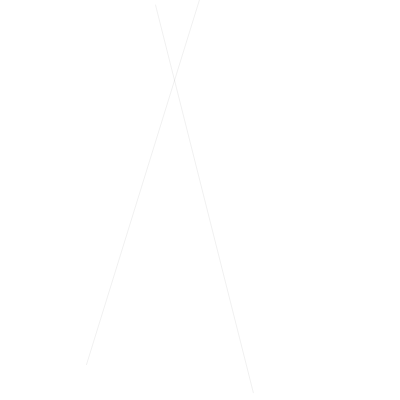
Frame 1 (no input)
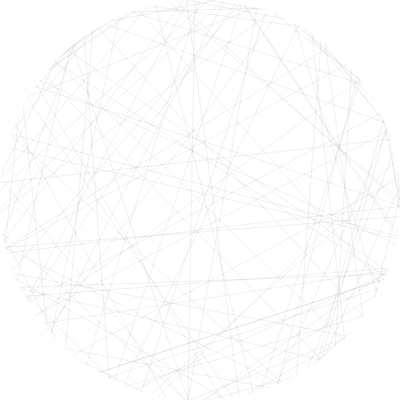
Frame 60 (no input)
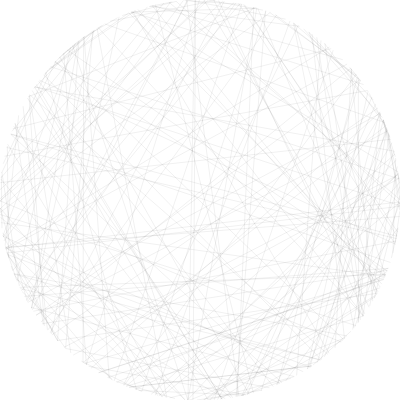
Frame 120 (the mouse pressed at the canvas centre since frame 60)

The p5.js sketch that drew these frames (run headless with seeded random() and noise() and a simulated clock; from frame 60 on, the mouse is pressed at the canvas centre):

// p5.js sketch
// ── sketch.js
function setup() {
    createCanvas(400, 400);
    background(255, 255, 255);
  
    // translucent stroke using alpha value
    stroke(0, 0, 0, 15);
  }
  
  function draw() {
    // draw two random chords each frame
    randomChord();
    randomChord();
  }
  
  function randomChord() {
    // find a random point on a circle
    let angle1 = random(0, 2 * PI);
    let xpos1 = 200 + 200 * cos(angle1);
    let ypos1 = 200 + 200 * sin(angle1);
  
    // find another random point on the circle
    let angle2 = random(0, 2 * PI);
    let xpos2 = 200 + 200 * cos(angle2);
    let ypos2 = 200 + 200 * sin(angle2);
  
    // draw a line between them
    line(xpos1, ypos1, xpos2, ypos2);
  }
  
